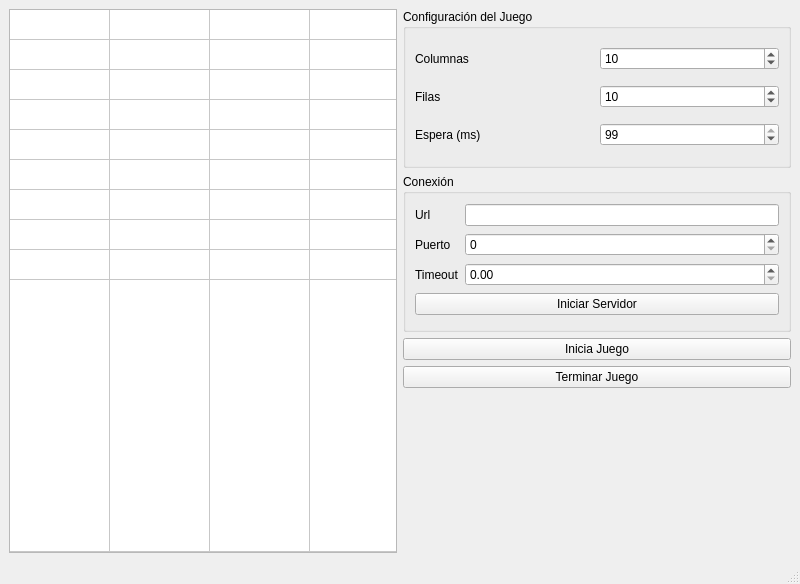
<?xml version="1.0" encoding="UTF-8"?>
<ui version="4.0">
 <class>MainWindow</class>
 <widget class="QMainWindow" name="MainWindow">
  <property name="geometry">
   <rect>
    <x>0</x>
    <y>0</y>
    <width>800</width>
    <height>584</height>
   </rect>
  </property>
  <property name="windowTitle">
   <string>Servidor</string>
  </property>
  <widget class="QWidget" name="centralwidget">
   <layout class="QGridLayout" name="gridLayout_3">
    <item row="0" column="1">
     <widget class="QGroupBox" name="Group_config">
      <property name="title">
       <string>Configuración del Juego</string>
      </property>
      <layout class="QGridLayout" name="gridLayout">
       <item row="0" column="0">
        <widget class="QLabel" name="columnas">
         <property name="text">
          <string>Columnas</string>
         </property>
        </widget>
       </item>
       <item row="0" column="1">
        <widget class="QSpinBox" name="spin_column">
         <property name="value">
          <number>10</number>
         </property>
        </widget>
       </item>
       <item row="1" column="0">
        <widget class="QLabel" name="filas">
         <property name="text">
          <string>Filas</string>
         </property>
        </widget>
       </item>
       <item row="1" column="1">
        <widget class="QSpinBox" name="spin_fila">
         <property name="value">
          <number>10</number>
         </property>
        </widget>
       </item>
       <item row="2" column="0">
        <widget class="QLabel" name="espera">
         <property name="text">
          <string>Espera (ms)</string>
         </property>
        </widget>
       </item>
       <item row="2" column="1">
        <widget class="QSpinBox" name="spin_espera">
         <property name="value">
          <number>99</number>
         </property>
        </widget>
       </item>
      </layout>
     </widget>
    </item>
    <item row="1" column="1">
     <widget class="QGroupBox" name="groupBox_2">
      <property name="title">
       <string>Conexión</string>
      </property>
      <layout class="QGridLayout" name="gridLayout_2">
       <item row="0" column="0">
        <widget class="QLabel" name="url">
         <property name="text">
          <string>Url</string>
         </property>
        </widget>
       </item>
       <item row="0" column="1">
        <widget class="QLineEdit" name="line_url"/>
       </item>
       <item row="1" column="0">
        <widget class="QLabel" name="puerto">
         <property name="text">
          <string>Puerto</string>
         </property>
        </widget>
       </item>
       <item row="1" column="1">
        <widget class="QSpinBox" name="spin_puerto">
         <property name="maximum">
          <number>10000</number>
         </property>
        </widget>
       </item>
       <item row="2" column="0">
        <widget class="QLabel" name="timout">
         <property name="text">
          <string>Timeout</string>
         </property>
        </widget>
       </item>
       <item row="2" column="1">
        <widget class="QDoubleSpinBox" name="spin_timeout"/>
       </item>
       <item row="3" column="0" colspan="2">
        <widget class="QPushButton" name="btn_iniciaserv">
         <property name="text">
          <string>Iniciar Servidor</string>
         </property>
        </widget>
       </item>
      </layout>
     </widget>
    </item>
    <item row="0" column="0" rowspan="5">
     <widget class="QTableWidget" name="tableWidget">
      <property name="verticalScrollBarPolicy">
       <enum>Qt::ScrollBarAlwaysOff</enum>
      </property>
      <property name="horizontalScrollBarPolicy">
       <enum>Qt::ScrollBarAlwaysOff</enum>
      </property>
      <attribute name="horizontalHeaderVisible">
       <bool>false</bool>
      </attribute>
      <attribute name="horizontalHeaderCascadingSectionResizes">
       <bool>false</bool>
      </attribute>
      <attribute name="horizontalHeaderMinimumSectionSize">
       <number>10</number>
      </attribute>
      <attribute name="horizontalHeaderStretchLastSection">
       <bool>true</bool>
      </attribute>
      <attribute name="verticalHeaderVisible">
       <bool>false</bool>
      </attribute>
      <attribute name="verticalHeaderMinimumSectionSize">
       <number>10</number>
      </attribute>
      <attribute name="verticalHeaderStretchLastSection">
       <bool>true</bool>
      </attribute>
      <row>
       <property name="text">
        <string>New Row</string>
       </property>
      </row>
      <row>
       <property name="text">
        <string>New Row</string>
       </property>
      </row>
      <row>
       <property name="text">
        <string>New Row</string>
       </property>
      </row>
      <row>
       <property name="text">
        <string>New Row</string>
       </property>
      </row>
      <row>
       <property name="text">
        <string>New Row</string>
       </property>
      </row>
      <row>
       <property name="text">
        <string>New Row</string>
       </property>
      </row>
      <row>
       <property name="text">
        <string>New Row</string>
       </property>
      </row>
      <row>
       <property name="text">
        <string>New Row</string>
       </property>
      </row>
      <row>
       <property name="text">
        <string>New Row</string>
       </property>
      </row>
      <row>
       <property name="text">
        <string>New Row</string>
       </property>
      </row>
      <column>
       <property name="text">
        <string>New Column</string>
       </property>
      </column>
      <column>
       <property name="text">
        <string>New Column</string>
       </property>
      </column>
      <column>
       <property name="text">
        <string>New Column</string>
       </property>
      </column>
      <column>
       <property name="text">
        <string>New Column</string>
       </property>
      </column>
      <column>
       <property name="text">
        <string>New Column</string>
       </property>
      </column>
      <column>
       <property name="text">
        <string>New Column</string>
       </property>
      </column>
      <column>
       <property name="text">
        <string>New Column</string>
       </property>
      </column>
      <column>
       <property name="text">
        <string>New Column</string>
       </property>
      </column>
      <column>
       <property name="text">
        <string>New Column</string>
       </property>
      </column>
      <column>
       <property name="text">
        <string>New Column</string>
       </property>
      </column>
     </widget>
    </item>
    <item row="2" column="1">
     <widget class="QPushButton" name="inicia_juego">
      <property name="text">
       <string>Inicia Juego</string>
      </property>
     </widget>
    </item>
    <item row="3" column="1">
     <widget class="QPushButton" name="termina_juego">
      <property name="text">
       <string>Terminar Juego</string>
      </property>
     </widget>
    </item>
   </layout>
  </widget>
  <widget class="QStatusBar" name="statusbar"/>
 </widget>
 <resources/>
 <connections/>
</ui>
